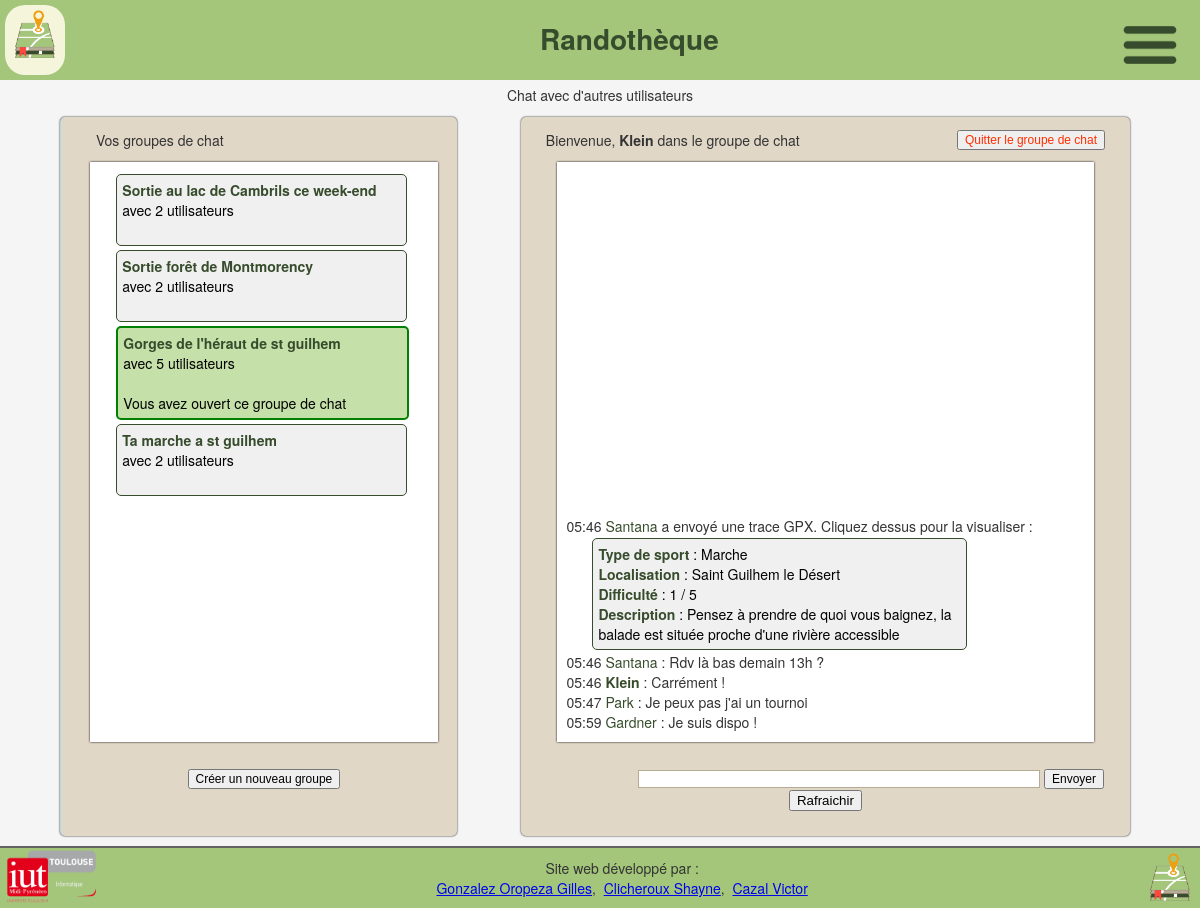
The page /chat.php?id_conv=8 (signed in) on the database its author committed.
### tables this page shows
CREATE TABLE IF NOT EXISTS `participer` (
  `Id_Utilisateur` int(11) NOT NULL,
  `Id_Conversation` int(11) NOT NULL,
  PRIMARY KEY (`Id_Utilisateur`,`Id_Conversation`),
  KEY `Id_Conversation` (`Id_Conversation`)
);

CREATE TABLE IF NOT EXISTS `conversation` (
  `Id_Conversation` int(11) NOT NULL AUTO_INCREMENT,
  `Libelle` varchar(100) DEFAULT NULL,
  PRIMARY KEY (`Id_Conversation`)
);

CREATE TABLE IF NOT EXISTS `message` (
  `Id_Utilisateur` int(11) NOT NULL,
  `Date_heure` bigint(20) NOT NULL,
  `Contenu` mediumtext,
  `Id_Conversation` int(11) NOT NULL,
  PRIMARY KEY (`Id_Utilisateur`,`Date_heure`),
  KEY `Id_Conversation` (`Id_Conversation`)
);

CREATE TABLE IF NOT EXISTS `utilisateur` (
  `Id_Utilisateur` int(11) NOT NULL AUTO_INCREMENT,
  `Mail` varchar(50) NOT NULL,
  `Nom_d_utilisateur` varchar(50) NOT NULL,
  `Mot_de_passe` varchar(50) NOT NULL,
  `Poids` int(11) DEFAULT NULL,
  `Taille` int(11) DEFAULT NULL,
  `Sexe` char(1) DEFAULT NULL,
  `DateN` varchar(50) DEFAULT NULL,
  PRIMARY KEY (`Id_Utilisateur`),
  UNIQUE KEY `Nom_d_utilisateur` (`Nom_d_utilisateur`),
  UNIQUE KEY `Mail` (`Mail`)
);

CREATE TABLE IF NOT EXISTS `fichier_gpx` (
  `Id_Fichier_GPX` int(11) NOT NULL AUTO_INCREMENT,
  `Nom` varchar(50) DEFAULT NULL,
  `Description` mediumtext,
  `Type_de_sport` varchar(50) DEFAULT NULL,
  `Difficulte` tinyint(4) DEFAULT NULL,
  `Localisation` varchar(50) DEFAULT NULL,
  `Id_Utilisateur` int(11) NOT NULL,
  `Distance` float DEFAULT NULL,
  PRIMARY KEY (`Id_Fichier_GPX`),
  KEY `Id_Utilisateur` (`Id_Utilisateur`)
);

### public_html/chat.php (the view, shortened to what this page needs)
<!DOCTYPE html>
<html lang="fr">
<?php
require 'php/functions.php';
include 'php/balise_head.php';
echo "<body>";
include 'php/head.php';
?>
<p>Chat avec d'autres utilisateurs</p>
<div id="main">
	<div id="chat_rooms">
		<div id="menu">
			<p class="welcome">Vos groupes de chat</b></p>
		</div>
		<div id="roombox">
			<?php
				$sql = "SELECT * FROM participer, conversation WHERE participer.Id_Utilisateur = :util AND participer.Id_Conversation = conversation.Id_Conversation";
				$req = $linkpdo->prepare($sql);
				$req->execute(array('util' => $_SESSION['id_util']));
				while($resultat = $req->fetch()) {
					$currentRoom = "";
					$disablelink = "";
					if(isset($_GET['id_conv'])) {
						if($_GET['id_conv'] == $resultat['Id_Conversation']) {
							$currentRoom = "current";
							$disablelink = "style=\"pointer-events: none\"";
						}
					}
					echo "<a href=\"chat.php?id_conv=".$resultat['Id_Conversation']."&conv_name=".$resultat['Libelle']."\" ".$disablelink."><div class='".$currentRoom."room'>";
					echo "<p class='".$currentRoom."chatroom'><strong>".$resultat['Libelle']."</strong></p>";
					$sql2 = "SELECT count(Id_Utilisateur) as Nb_Util FROM participer WHERE Id_Conversation = :conv";
					$req2 = $linkpdo->prepare($sql2);
					$req2->execute(array('conv' => $resultat['Id_Conversation']));
					$resultat2 = $req2->fetch();
					echo "<p class='".$currentRoom."chatroom'> avec ".$resultat2['Nb_Util']." utilisateurs</p></br>";
					if($currentRoom == "current") {
						echo "<p class='".$currentRoom."chatroom'>Vous avez ouvert ce groupe de chat</p>";
					}
					echo "</div></a>";
				}
			?>
		</div>
		<form name="createroom" action="creer_chat.php">
			<input name="createroom" type="submit"  id="createroom" value="Créer un nouveau groupe"/>
		</form>
	</div>
	<div id="wrapper">
		<div id="menu">
			<p class="welcome">Bienvenue, <b><?php echo $_SESSION['nom_util']; ?></b>
			<?php
				if(isset($_GET['id_conv'])) {
					echo " dans le groupe de chat <b>".$_GET['conv_name']."</b>";
				}
			?>
			</p>
			<?php
				if(isset($_GET['id_conv'])) {
			?>
				<form name="quit" method="post" action="chat.php">
					<input type="submit" id="exit" Onclick="confirmGroupQuit()" value="Quitter le groupe de chat" name="quit">
				</form>
			<?php
				}
			?>
		</div>
		<div id="chatbox">
			<?php
				if(isset($_GET['id_conv'])) {
					$id_conv = $_GET['id_conv'];
					$sql = "SELECT * FROM conversation, message, utilisateur
					WHERE conversation.Id_Conversation = :id_conv AND conversation.Id_Conversation = message.Id_Conversation AND message.Id_Utilisateur = utilisateur.Id_Utilisateur
					ORDER BY message.Date_heure DESC";
					$req = $linkpdo->prepare($sql);
					$req->execute(array(':id_conv' => $id_conv));
					$result = $req->fetchAll();
					foreach ($result as $row) {
						echo "<div class='message'>";
						echo "<p class='msg'>".date("H:i",$row['Date_heure']);
						if($row['Id_Utilisateur'] == $_SESSION['id_util']) {
							echo " <strong>".$row['Nom_d_utilisateur']."</strong>";
						}
						else {
							echo " <a class=\"otherutil\" href=\"profil.php?id_util=".$row['Id_Utilisateur']."\">".$row['Nom_d_utilisateur']."</a>";
						}
						if(strpos($row['Contenu'], "[trace=") !== false) {
							$trace = substr($row['Contenu'], 7, -1);
							echo " a envoyé une trace GPX. Cliquez dessus pour la visualiser : </p>";
							$sql2 = "SELECT * FROM fichier_gpx WHERE Id_Fichier_GPX = :id_gpx";
							$req2 = $linkpdo->prepare($sql2);
							$req2->execute(array(':id_gpx' => $trace));
							echo "<a href=\"visualisation.php?id_gpx=".$trace."\"><div class=\"trace\">";
							if($gpx = $req2->fetch()) {
								echo "<p class='gpxinfo'><strong>Type de sport</strong> : ".$gpx['Type_de_sport']."</p>";
								echo "<p class='gpxinfo'><strong>Localisation</strong> : ".$gpx['Localisation']."</p>";
								echo "<p class='gpxinfo'><strong>Difficulté</strong> : ".$gpx['Difficulte']." / 5</p>";
								echo "<p class='gpxinfo'><strong>Description</strong> : ".$gpx['Description']."</p>";
							} else {
								echo "<p class='gpxerror'>La trace n'existe pas ou a été supprimée</p>";
							}
							echo "</div></a>";
						} else {
							echo " : ".$row['Contenu']."</p>";
						}
						echo "</div>";
					}
				}
			?>
		</div>
		<form name="message" action="chat.php
		<?php
			if(isset($_GET['id_conv'])) {
				echo "?id_conv=".$_GET['id_conv']."&conv_name=".$_GET['conv_name'];
			}
		?>
		" method="post">
			<input name="message" type="text" id="usermsg" size="63" />
			<input name="submitmsg" type="submit"  id="submitmsg" value="Envoyer" <?php if(!isset($_GET['id_conv'])) { echo 'disabled="disabled"'; } ?>/>
			<?php
				if(isset($_GET['id_conv'])) {
					?>
					<button onclick="window.location.href='/chat.php?id_conv=<?php echo $_GET['id_conv']?>'">Rafraichir</button>
					<?php
				}
			?>
		</form>
	</div>
</div>
</body>
<?php
include 'php/footer.php';
?>
</html>

### public_html/css/chat.css (style rules this page uses)
body { font:12px arial; color: #222; text-align:center; padding:35px; }
form, p, span { margin:0; padding:0; }
input { font:12px arial; }
#exit { color:#ff2f00; text-decoration:none; float:right; }
#main { display: flex; flex-direction: row; margin: 1% 5%; height: fit-content; }
#wrapper, #chat_rooms { padding-bottom:25px; background-color: var(--beige-clair); border-radius: 5px; box-shadow: 0 0 2px #000; width:60%; margin:0 10px 0 auto; }
#wrapper { margin-left: 5%; }
#chat_rooms { width:38%; border-left:1px solid #ACD8F0; padding-left:10px; }
#chatbox, #roombox { text-align:left; margin:0 auto; margin-bottom:25px; padding:10px; background:#fff; height:40em; width:85%; box-shadow: 0 0 2px #000; overflow:auto; }
#usermsg { width:65%; margin : 0 auto 0 15%; border:1px solid var(--beige); }
#menu { padding:12.5px 25px 12.5px 25px; }
.welcome { float:left; }
#roombox, #chatbox { overflow-y: scroll; }
#chatbox { display: flex; flex-direction: column-reverse; }
strong { font-weight: bold; color: var(--vert-fonce); }
.otherutil { text-decoration: none; color: var(--vert-fonce); }
.trace, .room, .currentroom { padding: 5px; margin: 2px 0 2px 5%; float: left; border-radius: 5px; }
.trace, .room { background-color: var(--gris-tres-clair); border: 1px solid var(--vert-fonce); }
.currentroom { background-color: #c5e0a9; border: 2px solid green; }
.trace { width: 70%; }
.room, .currentroom { width: 85%; }
.gpxinfo, .room p, .currentroom p { text-decoration: none; color: #000; }

### public_html/css/common.css (style rules this page uses)
:root { --gris-tres-clair: #f0f0f0; --vert-tres-clair: #e4eed8; --vert-clair: #a3c67b; --vert-fonce: #374c2c; --rouge-fonce: #b80000; --rouge-clair: #d08888; --beige: #B6AC96; --beige-clair: #E0D7C7; --border-color: rgb(98, 98, 98); }
body { background-color: #f5f5f5; color: #333; font-family: "Helvetica Neue", Helvetica, Arial, sans-serif; font-size: 14px; line-height: 1.42857143; margin: 0; -webkit-font-smoothing: antialiased; -webkit-text-size-adjust: none; padding: 85px 0 60px 0; min-height: 100%; }

### rows shown on the page
participer: Id_Conversation.Libelle "Sortie au lac de Cambrils ce week-end", Nb_Util "2"
participer: Id_Conversation.Libelle "Sortie forêt de Montmorency", Nb_Util "2"
participer: Id_Conversation.Libelle "Gorges de l'héraut de st guilhem", Nb_Util "5"
participer: Id_Conversation.Libelle "Ta marche a st guilhem", Nb_Util "2"
message: Date_heure "05:59", Id_Utilisateur.Nom_d_utilisateur "Gardner", Contenu "Je suis dispo !"
message: Date_heure "05:47", Id_Utilisateur.Nom_d_utilisateur "Park", Contenu "Je peux pas j'ai un tournoi"
message: Date_heure "05:46", Id_Utilisateur.Nom_d_utilisateur "Klein", Contenu "Carrément !"
message: Date_heure "05:46", Id_Utilisateur.Nom_d_utilisateur "Santana", Contenu "Rdv là bas demain 13h ?"
message: Date_heure "05:46", Id_Utilisateur.Nom_d_utilisateur "Santana", fichier_gpx.Type_de_sport "Marche", fichier_gpx.Localisation "Saint Guilhem le Désert", fichier_gpx.Difficulte "1", fichier_gpx.Description "Pensez à prendre de quoi vous baignez, la balade est située proche d'une rivière accessible"

### other values the page prints
$_SESSION['nom_util'] "Klein"
